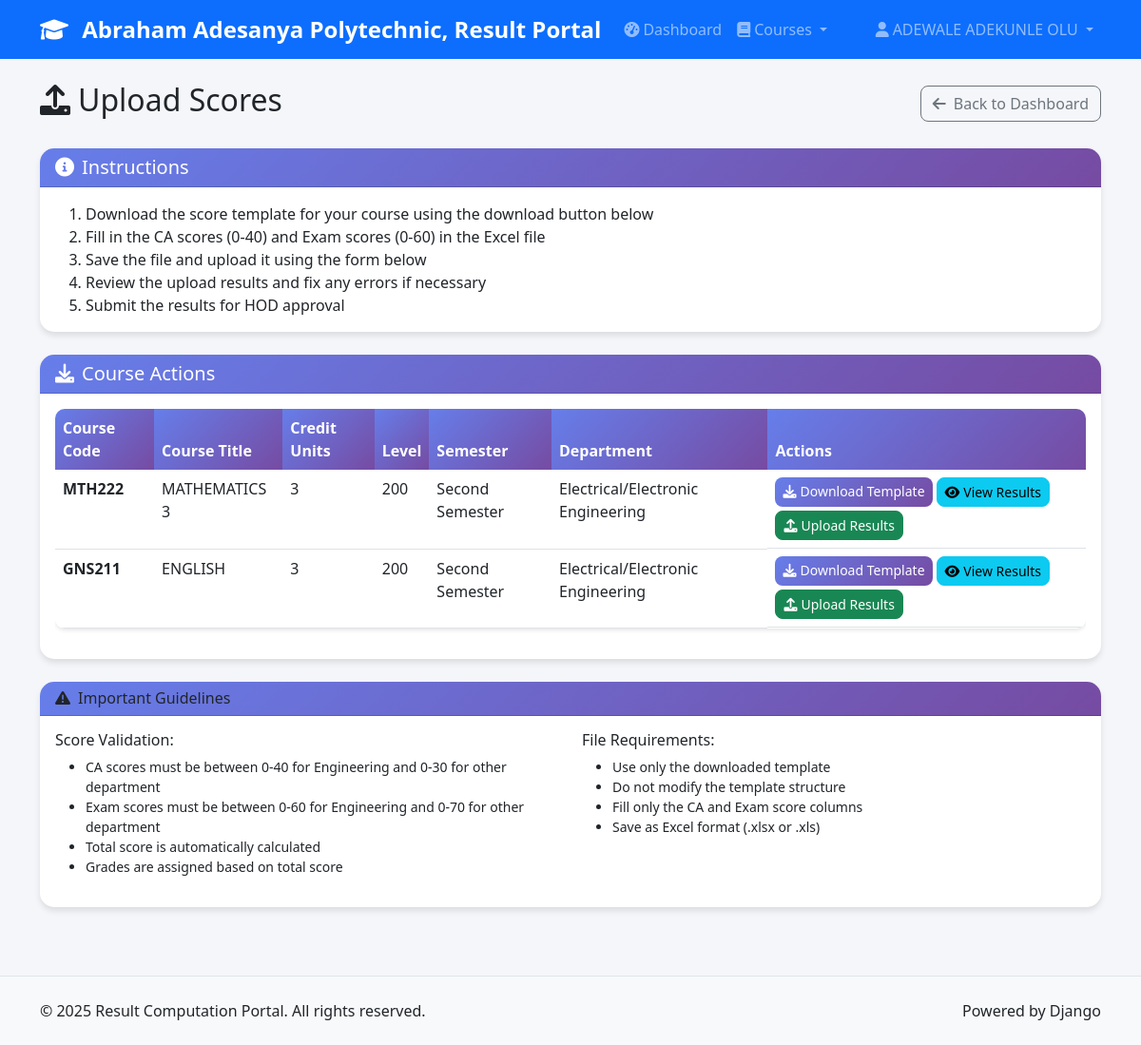
The app's page /results/upload/ (signed in) with its own data.
### accounts/models.py (models this page shows, shortened)
class User(AbstractUser):
    ROLE_CHOICES = [
        ('admin', 'Admin'),
        ('hod', 'Head of Department'),
        ('lecturer', 'Lecturer'),
        ('student', 'Student'),
    ]
    role = models.CharField(max_length=20, choices=ROLE_CHOICES, default='student')
    phone_number = models.CharField(
        max_length=15,
        validators=[RegexValidator(regex=r'^\+?1?\d{9,15}$', message="Phone number must be entered in the format: '+999999999'. Up to 15 digits allowed.")],
        blank=True,
        null=True
    )
    date_of_birth = models.DateField(blank=True, null=True)
    address = models.TextField(blank=True, null=True)
    profile_picture = models.ImageField(upload_to='profile_pics/', blank=True, null=True)
    is_active = models.BooleanField(default=True)
    created_at = models.DateTimeField(auto_now_add=True)
    updated_at = models.DateTimeField(auto_now=True)
    staff_id = models.CharField(max_length=20, blank=True, null=True)
    department = models.ForeignKey(
        'courses.Department',
        on_delete=models.SET_NULL,
        blank=True,
        null=True,
        related_name='users'
    )
    class Meta:
        db_table = 'auth_user'
        verbose_name = 'User'
        verbose_name_plural = 'Users'
    def get_full_name(self):
        return f"{self.first_name} {self.last_name}".strip() or self.username
    @property
    def is_admin(self):
        return self.role == 'admin'
    @property
    def is_hod(self):
        return self.role == 'hod'
    @property
    def is_lecturer(self):
        return self.role == 'lecturer'
    @property
    def is_student(self):
        return self.role == 'student'
    def can_upload_scores(self):
        return self.is_lecturer or self.is_hod or self.is_admin
    def can_view_analytics(self):
        return self.is_hod or self.is_admin

class CourseAllocation(models.Model):
    lecturer = models.ForeignKey(
        'accounts.User',
        on_delete=models.CASCADE,
        limit_choices_to={'role': 'lecturer'}
    )
    course = models.ForeignKey('courses.Course', on_delete=models.CASCADE)
    session = models.ForeignKey('results.Session', on_delete=models.CASCADE)
    semester = models.ForeignKey('results.Semester', on_delete=models.CASCADE)
    allocated_at = models.DateTimeField(auto_now_add=True)
    class Meta:
        unique_together = ('lecturer', 'course', 'session', 'semester')
        verbose_name = "Course Allocation"
        verbose_name_plural = "Course Allocations"

### courses/models.py (models this page shows, shortened)
class Course(models.Model):
    SEMESTER_CHOICES = [
        ("first", "First Semester"),
        ("second", "Second Semester"),
    ]
    code = models.CharField(max_length=20)
    title = models.CharField(max_length=200)
    credit_units = models.PositiveIntegerField()
    department = models.ForeignKey(Department, on_delete=models.CASCADE, related_name="courses")
    level = models.PositiveIntegerField()
    semester = models.CharField(max_length=10, choices=SEMESTER_CHOICES)
    lecturer = models.ForeignKey(
        "accounts.User",
        on_delete=models.SET_NULL,
        null=True,
        blank=True,
        limit_choices_to={"role__in": ["lecturer", "hod", "admin"]},
        related_name="courses",
    )
    description = models.TextField(blank=True, null=True)
    created_at = models.DateTimeField(auto_now_add=True)
    updated_at = models.DateTimeField(auto_now=True)
    class Meta:
        unique_together = ("code", "semester", "level", "department")
        ordering = ["code"]
        verbose_name = "Course"
        verbose_name_plural = "Courses"

class Department(models.Model):
    name = models.CharField(max_length=100, unique=True)
    code = models.CharField(max_length=10, unique=True)
    description = models.TextField(blank=True, null=True)
    created_at = models.DateTimeField(auto_now_add=True)
    updated_at = models.DateTimeField(auto_now=True)
    class Meta:
        ordering = ["name"]
        verbose_name = "Department"
        verbose_name_plural = "Departments"

### results/views.py (the view)
# urls.py: path('upload/', views.upload_scores, name='upload_scores'),
@login_required
def upload_scores(request, course_id=None):
    if not hasattr(request.user, "is_lecturer") or not request.user.is_lecturer:
        messages.error(request, "Access denied. Only lecturers can upload scores.")
        return redirect("results:dashboard")
    allocations = CourseAllocation.objects.filter(lecturer=request.user)
    selected_allocation = None
    form = None
    if course_id:
        selected_allocation = get_object_or_404(
            allocations,
            course__id=course_id
        )
    if request.method == "POST" and selected_allocation:
        form = ResultUploadForm(
            request.POST,
            course=selected_allocation.course,
            semester=selected_allocation.semester,
            uploaded_by=request.user
        )
        if form.is_valid():
            form.save()
            messages.success(request, f"Result for {selected_allocation.course.code} uploaded successfully.")
            return redirect("results:dashboard")
        else:
            messages.error(request, "Please correct the errors below.")
    else:
        if selected_allocation:
            form = ResultUploadForm(
                course=selected_allocation.course,
                semester=selected_allocation.semester,
                uploaded_by=request.user
            )
    return render(request, "results/upload_scores.html", {
        "allocations": allocations,
        "selected_allocation": selected_allocation,
        "form": form,
    })

### templates/results/upload_scores.html (shortened to what this page needs)
{% extends 'base/base.html' %}
{% load static %}
{% block content %}
<div class="row">
    <div class="col-12">
        <div class="d-flex justify-content-between align-items-center mb-4">
            <h2><i class="fas fa-upload me-2"></i>Upload Scores</h2>
            <a href="{% url 'results:dashboard' %}" class="btn btn-outline-secondary">
                <i class="fas fa-arrow-left me-2"></i>Back to Dashboard
            </a>
        </div>
    </div>
</div>
<div class="row mb-4">
    <div class="col-12">
        <div class="card border-info">
            <div class="card-header bg-info text-white">
                <h5 class="mb-0"><i class="fas fa-info-circle me-2"></i>Instructions</h5>
            </div>
            <div class="card-body">
                <ol class="mb-0">
                    <li>Download the score template for your course using the download button below</li>
                    <li>Fill in the CA scores (0-40) and Exam scores (0-60) in the Excel file</li>
                    <li>Save the file and upload it using the form below</li>
                    <li>Review the upload results and fix any errors if necessary</li>
                    <li>Submit the results for HOD approval</li>
                </ol>
            </div>
        </div>
    </div>
</div>
<div class="row mb-4">
    <div class="col-12">
        <div class="card">
            <div class="card-header">
                <h5 class="mb-0"><i class="fas fa-download me-2"></i>Course Actions</h5>
            </div>
            <div class="card-body">
                {% if allocations %}
                    <div class="table-responsive">
                        <table class="table table-hover">
                            <thead>
                                <tr>
                                    <th>Course Code</th>
                                    <th>Course Title</th>
                                    <th>Credit Units</th>
                                    <th>Level</th>
                                    <th>Semester</th>
                                    <th>Department</th>
                                    <th>Actions</th>
                                </tr>
                            </thead>
                            <tbody>
                                {% for alloc in allocations %}
                                <tr>
                                    <td><strong>{{ alloc.course.code }}</strong></td>
                                    <td>{{ alloc.course.title }}</td>
                                    <td>{{ alloc.course.credit_units }}</td>
                                    <td>{{ alloc.course.level }}</td>
                                    <td>{{ alloc.course.get_semester_display }}</td>
                                    <td>{{ alloc.course.department.name }}</td>
                                    <td class="d-flex flex-wrap gap-1">
                                        <a href="{% url 'results:download_template' alloc.course.id %}"
                                           class="btn btn-primary btn-sm">
                                            <i class="fas fa-download me-1"></i>Download Template
                                        </a>
                                        <a href="{% url 'results:view_results' alloc.course.id %}"
                                           class="btn btn-info btn-sm">
                                            <i class="fas fa-eye me-1"></i>View Results
                                        </a>
                                        <a href="{% url 'results:upload_results' alloc.course.id %}"
                                           class="btn btn-success btn-sm">
                                            <i class="fas fa-upload me-1"></i>Upload Results
                                        </a>
                                    </td>
                                </tr>
                                {% endfor %}
                            </tbody>
                        </table>
                    </div>
                {% else %}
                    <div class="text-center py-4">
                        <i class="fas fa-book fa-3x text-muted mb-3"></i>
                        <p class="text-muted">No courses assigned to you.</p>
                        <p class="text-muted">Please contact the HOD to assign courses.</p>
                    </div>
                {% endif %}
            </div>
        </div>
    </div>
</div>
<div class="row mt-4">
    <div class="col-12">
        <div class="card border-warning">
            <div class="card-header bg-warning text-dark">
                <h6 class="mb-0"><i class="fas fa-exclamation-triangle me-2"></i>Important Guidelines</h6>
            </div>
            <div class="card-body">
                <div class="row">
                    <div class="col-md-6">
                        <h6>Score Validation:</h6>
                        <ul class="small">
                            <li>CA scores must be between 0-40 for Engineering and 0-30 for other department</li>
                            <li>Exam scores must be between 0-60 for Engineering and 0-70 for other department</li>
                            <li>Total score is automatically calculated</li>
                            <li>Grades are assigned based on total score</li>
                        </ul>
                    </div>
                    <div class="col-md-6">
                        <h6>File Requirements:</h6>
                        <ul class="small">
                            <li>Use only the downloaded template</li>
                            <li>Do not modify the template structure</li>
                            <li>Fill only the CA and Exam score columns</li>
                            <li>Save as Excel format (.xlsx or .xls)</li>
                        </ul>
                    </div>
                </div>
            </div>
        </div>
    </div>
</div>
{% endblock %}

### templates/base/base.html (shortened to what this page needs)
{% load static %}
<!DOCTYPE html>
<html lang="en">
<head>
    <link href="https://cdn.jsdelivr.net/npm/bootstrap@5.3.0/dist/css/bootstrap.min.css" rel="stylesheet">
    <link href="https://cdnjs.cloudflare.com/ajax/libs/font-awesome/6.0.0/css/all.min.css" rel="stylesheet">
    <link href="{% static 'css/style.css' %}" rel="stylesheet">
</head>
<body>
{% if user.is_authenticated %}
<nav class="navbar navbar-expand-lg navbar-dark bg-primary">
    <div class="container">
        <a class="navbar-brand" href="{% url 'accounts:dashboard' %}">
            <i class="fas fa-graduation-cap me-2"></i>
            Abraham Adesanya Polytechnic, Result Portal
        </a>
        <div class="collapse navbar-collapse" id="navbarNav">
            <ul class="navbar-nav me-auto">
                <li class="nav-item">
                    <a class="nav-link" href="{% url 'accounts:dashboard' %}">
                        <i class="fas fa-tachometer-alt me-1"></i>Dashboard
                    </a>
                </li>
                {% if user.can_upload_scores %}
                <li class="nav-item dropdown">
                    <a class="nav-link dropdown-toggle" href="#" role="button" data-bs-toggle="dropdown">
                        <i class="fas fa-book me-1"></i>Courses
                    </a>
                </li>
                {% endif %}
            </ul>
            <ul class="navbar-nav">
                <li class="nav-item dropdown">
                    <a class="nav-link dropdown-toggle" href="#" role="button" data-bs-toggle="dropdown">
                        <i class="fas fa-user me-1"></i>{{ user.get_full_name }}
                    </a>
                </li>
            </ul>
        </div>
    </div>
</nav>
{% endif %}
<main class="{% if user.is_authenticated %}py-4{% else %}py-5{% endif %}">
    <div class="container">
        {% block content %}{% endblock %}
    </div>
</main>
<footer class="bg-light py-4 mt-5">
    <div class="container">
        <div class="row">
            <div class="col-md-6">
                <p class="mb-0">&copy; 2025 Result Computation Portal. All rights reserved.</p>
            </div>
            <div class="col-md-6 text-end">
                <p class="mb-0">Powered by Django</p>
            </div>
        </div>
    </div>
</footer>
</body>
</html>

### static/css/style.css (style rules this page uses)
:root { --primary-color: #667eea; --secondary-color: #764ba2; --success-color: #28a745; --danger-color: #dc3545; --warning-color: #ffc107; --info-color: #17a2b8; --light-color: #f8f9fa; --dark-color: #343a40; }
body { font-family: 'Segoe UI', Tahoma, Geneva, Verdana, sans-serif; background-color: #f5f6fa; }
.navbar-brand { font-weight: bold; font-size: 1.5rem; }
.navbar-nav .nav-link { font-weight: 500; transition: all 0.3s ease; }
.card { border: none; border-radius: 15px; box-shadow: 0 4px 6px rgba(0, 0, 0, 0.1); transition: all 0.3s ease; }
.card-header { background: linear-gradient(135deg, var(--primary-color) 0%, var(--secondary-color) 100%); color: white; border-radius: 15px 15px 0 0 !important; font-weight: 600; }
.btn { border-radius: 8px; font-weight: 500; transition: all 0.3s ease; }
.btn-primary { background: linear-gradient(135deg, var(--primary-color) 0%, var(--secondary-color) 100%); border: none; }
.table { border-radius: 10px; overflow: hidden; box-shadow: 0 2px 4px rgba(0, 0, 0, 0.1); }
.table thead th { background: linear-gradient(135deg, var(--primary-color) 0%, var(--secondary-color) 100%); color: white; border: none; font-weight: 600; }
footer { margin-top: auto; border-top: 1px solid #e1e5e9; }

### records on screen
CourseAllocation: course.code "MTH222", course "MATHEMATICS 3", course.credit_units "3", course.level "200", course.semester "Second Semester", course.department.name "Electrical/Electronic Engineering"
CourseAllocation: course.code "GNS211", course "ENGLISH", course.credit_units "3", course.level "200", course.semester "Second Semester", course.department.name "Electrical/Electronic Engineering"

### other values on screen
{{ user.get_full_name }} "ADEWALE ADEKUNLE OLU"
